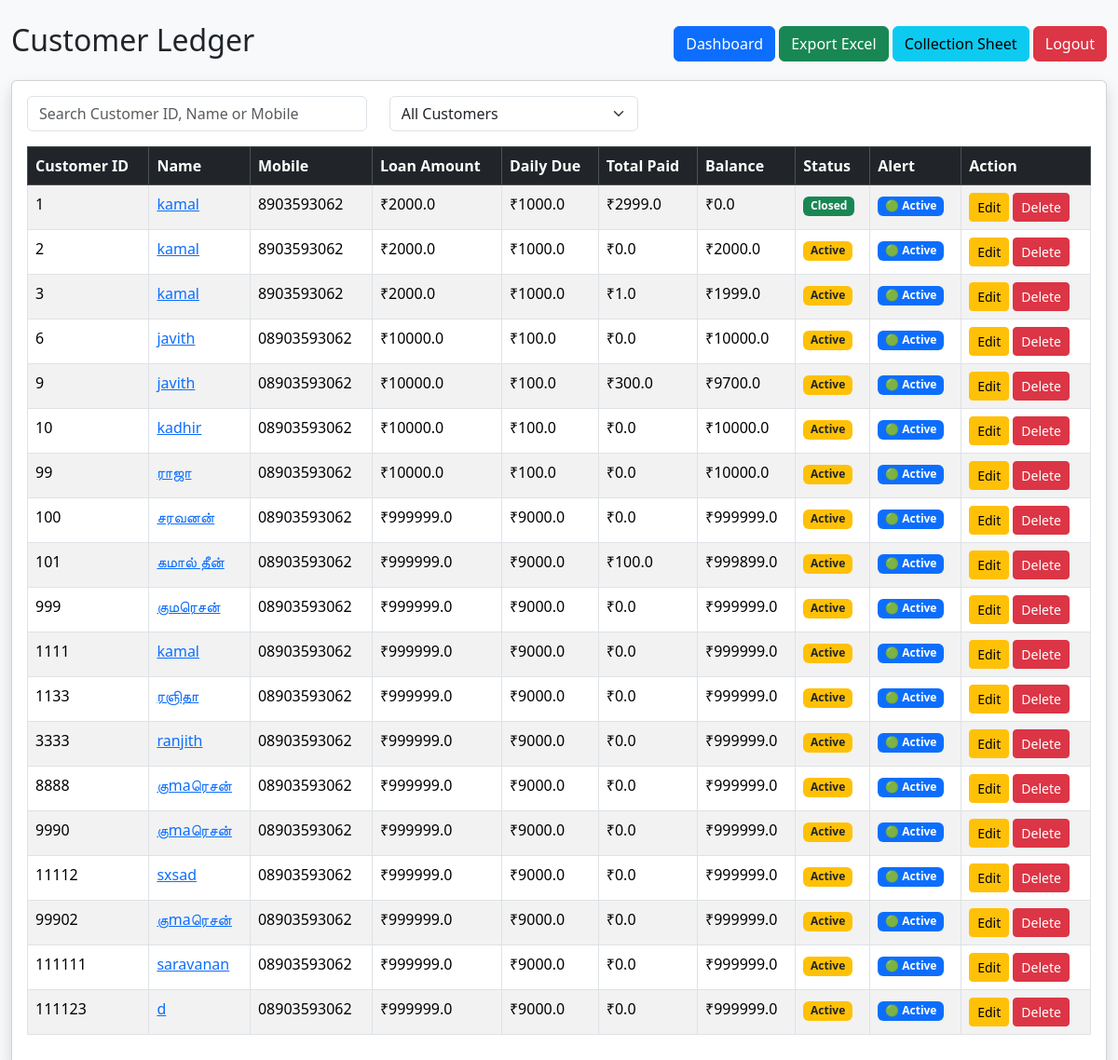
Screenshot of /customer_ledger (signed in) with the database file from the repository.
### models.py (models this page shows)
class Customer(db.Model):
    __tablename__ = "customers"
    __table_args__ = (
    db.UniqueConstraint(
        "customer_id",
        "user_id",
        name="uq_customer_user"
    ),
)
    id = db.Column(
        db.Integer,
        primary_key=True
    )
    customer_id = db.Column(
    db.String(50),
    nullable=False
)
    address = db.Column(
        db.Text
    )
    name = db.Column(
        db.String(200),
        nullable=False
    )
    mobile = db.Column(
        db.String(20)
    )
    loan_amount = db.Column(
        db.Float,
        default=0
    )
    daily_due = db.Column(
        db.Float,
        default=0
    )
    total_paid = db.Column(
        db.Float,
        default=0
    )
    remaining_balance = db.Column(
        db.Float,
        default=0
    )
    status = db.Column(
        db.String(20),
        default="Active"
    )
    start_date = db.Column(
        db.String(50)
    )
    end_date = db.Column(
        db.String(50)
    )
    user_id = db.Column(
        db.Integer,
        db.ForeignKey("admins.id"),
        nullable=False
    )

### app.py (the view)
@app.route("/customer_ledger")
@login_required
def customer_ledger():
    customers = Customer.query.filter_by(user_id=current_user.id).all()
    customers = _sort_customers(customers)
    return render_template("customer_ledger.html", customers=customers)

### app.py (called while the page is built)
@login_manager.user_loader
def load_user(user_id):
    return db.session.get(
Admin,
int(user_id)
)

def _sort_customers(customers):
    def _id_sort_key(c):
        try:
            return (0, int(c.customer_id))
        except (ValueError, TypeError):
            return (1, c.customer_id)
    return sorted(customers, key=_id_sort_key)

### templates/customer_ledger.html (shortened to what this page needs)
<!DOCTYPE html>
<html>
<head>
<link href="https://cdn.jsdelivr.net/npm/bootstrap@5.3.3/dist/css/bootstrap.min.css"
rel="stylesheet">
</head>
<body>
<div class="container-fluid mt-4">
<div class="d-flex justify-content-between align-items-center mb-3">
<h2>
Customer Ledger
</h2>
<div>
<a href="/dashboard"
class="btn btn-primary">
Dashboard
</a>
<a href="/export_customers"
class="btn btn-success">
Export Excel
</a>
<a href="/collection_sheet"
class="btn btn-info">
Collection Sheet
</a>
<a href="/logout"
class="btn btn-danger">
Logout
</a>
</div>
</div>
<div class="card shadow">
<div class="card-body">
<div class="row mb-3">
<div class="col-md-4">
<input
type="text"
id="searchInput"
class="form-control"
placeholder="Search Customer ID, Name or Mobile">
</div>
<div class="col-md-3">
<select
id="statusFilter"
class="form-select">
<option value="">
All Customers
</option>
</select>
</div>
</div>
<div class="table-responsive">
<table
class="table table-bordered table-striped"
id="customerTable">
<thead class="table-dark">
<tr>
<th>Customer ID</th>
<th>Name</th>
<th>Mobile</th>
<th>Loan Amount</th>
<th>Daily Due</th>
<th>Total Paid</th>
<th>Balance</th>
<th>Status</th>
<th>Alert</th>
<th>Action</th>
</tr>
</thead>
<tbody>
{% for customer in customers %}
<tr>
<td>
{{ customer.customer_id }}
</td>
<td>
<a
href="/customer/{{ customer.customer_id }}">
{{ customer.name }}
</a>
</td>
<td>
{{ customer.mobile }}
</td>
<td>
₹{{ customer.loan_amount }}
</td>
<td>
₹{{ customer.daily_due }}
</td>
<td>
₹{{ customer.total_paid }}
</td>
<td>
₹{{ customer.remaining_balance }}
</td>
<td>
{% if customer.status == "Closed" %}
<span class="badge bg-success">
Closed
</span>
{% else %}
<span class="badge bg-warning text-dark">
Active
</span>
{% endif %}
</td>
<td>
{% if customer.alert == "Collection Required" %}
<span class="badge bg-danger">
🔴 Collection Required
</span>
{% elif customer.alert == "Settled" %}
<span class="badge bg-success">
✅ Settled
</span>
{% elif customer.alert == "Closed" %}
<span class="badge bg-secondary">
🔒 Closed
</span>
{% else %}
<span class="badge bg-primary">
🟢 Active
</span>
{% endif %}
</td>
<td>
<div class="d-flex gap-1">
<a href="/edit_customer/{{ customer.customer_id }}"
   class="btn btn-warning btn-sm">
   Edit
</a>
<a
href="/delete_customer/{{ customer.customer_id }}"
class="btn btn-danger btn-sm"
onclick="return confirm('Are you sure you want to delete this customer?');">
Delete
</a>
</div>
</td>
</tr>
{% endfor %}
</tbody>
</table>
</div>
</div>
</div>
</div>
</body>
</html>

### templates/customer_ledger.html (style rules this page uses)
body { background:#f8f9fa; }
.table-responsive { overflow-x:auto; }
th { white-space:nowrap; }

### rows the page displays
Customer: customer_id "1", name "kamal", mobile "8903593062", loan_amount "2000.0", daily_due "1000.0", total_paid "2999.0", remaining_balance "0.0", status "Closed"
Customer: customer_id "2", name "kamal", mobile "8903593062", loan_amount "2000.0", daily_due "1000.0", total_paid "0.0", remaining_balance "2000.0", status "Active"
Customer: customer_id "3", name "kamal", mobile "8903593062", loan_amount "2000.0", daily_due "1000.0", total_paid "1.0", remaining_balance "1999.0", status "Active"
Customer: customer_id "6", name "javith", mobile "08903593062", loan_amount "10000.0", daily_due "100.0", total_paid "0.0", remaining_balance "10000.0", status "Active"
Customer: customer_id "9", name "javith", mobile "08903593062", loan_amount "10000.0", daily_due "100.0", total_paid "300.0", remaining_balance "9700.0", status "Active"
Customer: customer_id "10", name "kadhir", mobile "08903593062", loan_amount "10000.0", daily_due "100.0", total_paid "0.0", remaining_balance "10000.0", status "Active"
Customer: customer_id "99", name "ராஜா", mobile "08903593062", loan_amount "10000.0", daily_due "100.0", total_paid "0.0", remaining_balance "10000.0", status "Active"
Customer: customer_id "100", name "சரவனன்", mobile "08903593062", loan_amount "999999.0", daily_due "9000.0", total_paid "0.0", remaining_balance "999999.0", status "Active"
Customer: customer_id "101", name "கமால் தீன்", mobile "08903593062", loan_amount "999999.0", daily_due "9000.0", total_paid "100.0", remaining_balance "999899.0", status "Active"
Customer: customer_id "999", name "குமரெசன்", mobile "08903593062", loan_amount "999999.0", daily_due "9000.0", total_paid "0.0", remaining_balance "999999.0", status "Active"
Customer: customer_id "1111", name "kamal", mobile "08903593062", loan_amount "999999.0", daily_due "9000.0", total_paid "0.0", remaining_balance "999999.0", status "Active"
Customer: customer_id "1133", name "ரஞிதா", mobile "08903593062", loan_amount "999999.0", daily_due "9000.0", total_paid "0.0", remaining_balance "999999.0", status "Active"
Customer: customer_id "3333", name "ranjith", mobile "08903593062", loan_amount "999999.0", daily_due "9000.0", total_paid "0.0", remaining_balance "999999.0", status "Active"
Customer: customer_id "8888", name "குmaரெசன்", mobile "08903593062", loan_amount "999999.0", daily_due "9000.0", total_paid "0.0", remaining_balance "999999.0", status "Active"
Customer: customer_id "9990", name "குmaரெசன்", mobile "08903593062", loan_amount "999999.0", daily_due "9000.0", total_paid "0.0", remaining_balance "999999.0", status "Active"
Customer: customer_id "11112", name "sxsad", mobile "08903593062", loan_amount "999999.0", daily_due "9000.0", total_paid "0.0", remaining_balance "999999.0", status "Active"
Customer: customer_id "99902", name "குmaரெசன்", mobile "08903593062", loan_amount "999999.0", daily_due "9000.0", total_paid "0.0", remaining_balance "999999.0", status "Active"
Customer: customer_id "111111", name "saravanan", mobile "08903593062", loan_amount "999999.0", daily_due "9000.0", total_paid "0.0", remaining_balance "999999.0", status "Active"
Customer: customer_id "111123", name "d", mobile "08903593062", loan_amount "999999.0", daily_due "9000.0", total_paid "0.0", remaining_balance "999999.0", status "Active"
